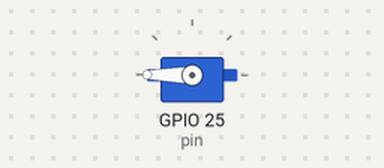
The program below on a simulated Raspberry Pi (BCM pin numbers). On the bench: servo. Servo angles are drawn from the pulse width (0.5 ms = 0°, 2.5 ms = 180°).

Above: at 0.05 s.
At 0.65 s:
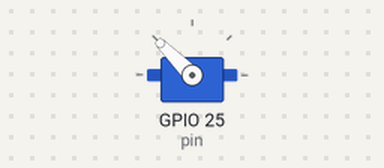
At 1.25 s:
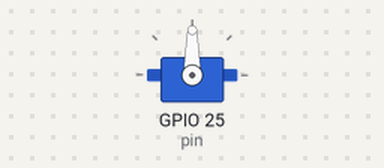
At 2.5 s:
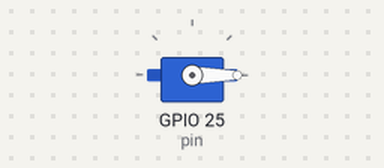
Timing chart, 0 to 5.8 s (numbered marks = the images above):
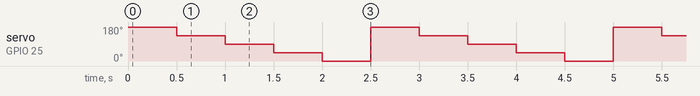

The program:

9_Servo_test.py
```python
import RPi.GPIO as GPIO #외부포트를 설정
import time
pin=25
GPIO.setmode(GPIO.BCM)# BCM타입을 사용한다고 지정
GPIO.setup(pin, GPIO.OUT)# OUTPUT MODE
p = GPIO.PWM(pin,50)
p.start(0)
try:
      while 1:
            p.ChangeDutyCycle(12.5)
            time.sleep(0.5)
            p.ChangeDutyCycle(10.0)
            time.sleep(0.5)
            p.ChangeDutyCycle(7.5)
            time.sleep(0.5)
            p.ChangeDutyCycle(5.0)
            time.sleep(0.5)
            p.ChangeDutyCycle(2.5)
            time.sleep(0.5)

except KeyboardInterrupt :
      GPIO.cleanup()
      p.stop()
```

Measured:
- by itself, servo on GPIO 25 (pin): repeats every 2.5 s: 90° 0.50 s, 45° 0.50 s, 0° 0.50 s, 180° 0.50 s, 135° 0.50 s
